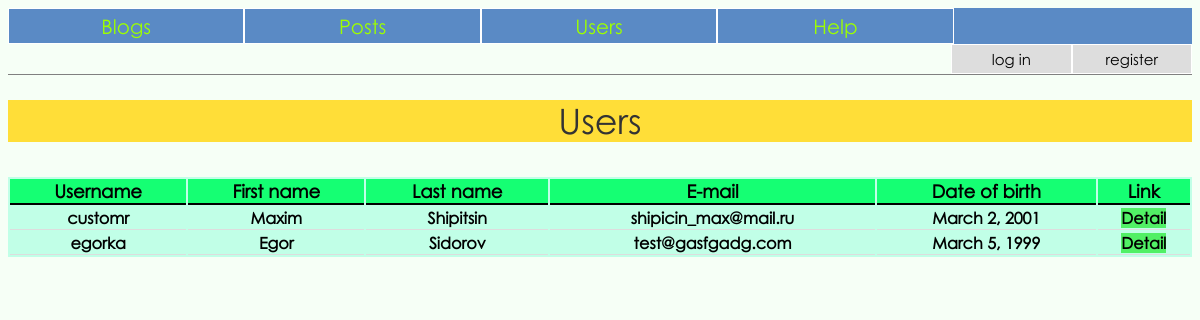
/users/, run on the app's committed database.
### blog/models.py (models this page shows, shortened)
class MyUser(AbstractBaseUser):
	username = models.CharField('username', max_length=50, unique=True)
	first_name = models.CharField('first name', max_length=50)
	last_name = models.CharField('last name', max_length=50)
	email = models.EmailField(
		verbose_name='email address',
		max_length=255,
		unique=True,
	)
	date_of_birth = models.DateField()
	is_active = models.BooleanField(default=True)
	is_admin = models.BooleanField(default=False)
	objects = MyUserManager()
	USERNAME_FIELD = 'username'
	EMAIL_FIELD = 'email'
	REQUIRED_FIELDS = ['first_name', 'last_name', 'email', 'date_of_birth']

### blog/views.py (the view)
# urls.py: path('users/', views.get_users, name='users'),
def get_users(request):
	users = MyUser.objects.all()
	context = {'users': users}
	return render(request, 'blog/users.html', context)

### blog/templates/blog/users.html (shortened to what this page needs)
{% extends 'blog/base.html' %}
{% block content %}
<p class='title'>Users</p>
<div>
	<table>
		<thead>
			<tr>
				<th>Username</th>
				<th>First name</th>
				<th>Last name</th>
				<th>E-mail</th>
				<th>Date of birth</th>
				<th>Link</th>
			</tr>
		</thead>
		<tbody>
		{% for thisuser in users %}
			<tr>
				<th>{{ thisuser.username }}</th>
				<th>{{ thisuser.first_name }}</th>
				<th>{{ thisuser.last_name }}</th>
				<th>{{ thisuser.email }}</th>
				<th>{{ thisuser.date_of_birth }}</th>
				<th><a href="{% url 'blog:user' thisuser.id %}">Detail</a></th>
			</tr>
		{% endfor %}
		</tbody>
	</table>
</div>
{% endblock content %}

### blog/static/blog/content/style.css (style rules this page uses)
* { font-family: 'gothic' }
body { background: #F6FFF6; }
a { outline: none; text-decoration: none; vertical-align: center; }
a:link { color: black; background: #51f065; }
table { width: 100%; background: #c1ffe7; overflow: auto; }
thead th { font-weight: bold; font-size: 18px; background: #15ff73; border-bottom: solid 2px black }
th { border-bottom: solid 1px #dddddd; }
.title { margin-top: 25px; width: 100%; font-size: 35px; line-height: 1.2; background: #ffde38; color: #333; text-align: center; }

### data on the page
MyUser: username "customr", first_name "Maxim", last_name "Shipitsin", email "shipicin_max@mail.ru", date_of_birth "March 2, 2001"
MyUser: username "egorka", first_name "Egor", last_name "Sidorov", email "test@gasfgadg.com", date_of_birth "March 5, 1999"
